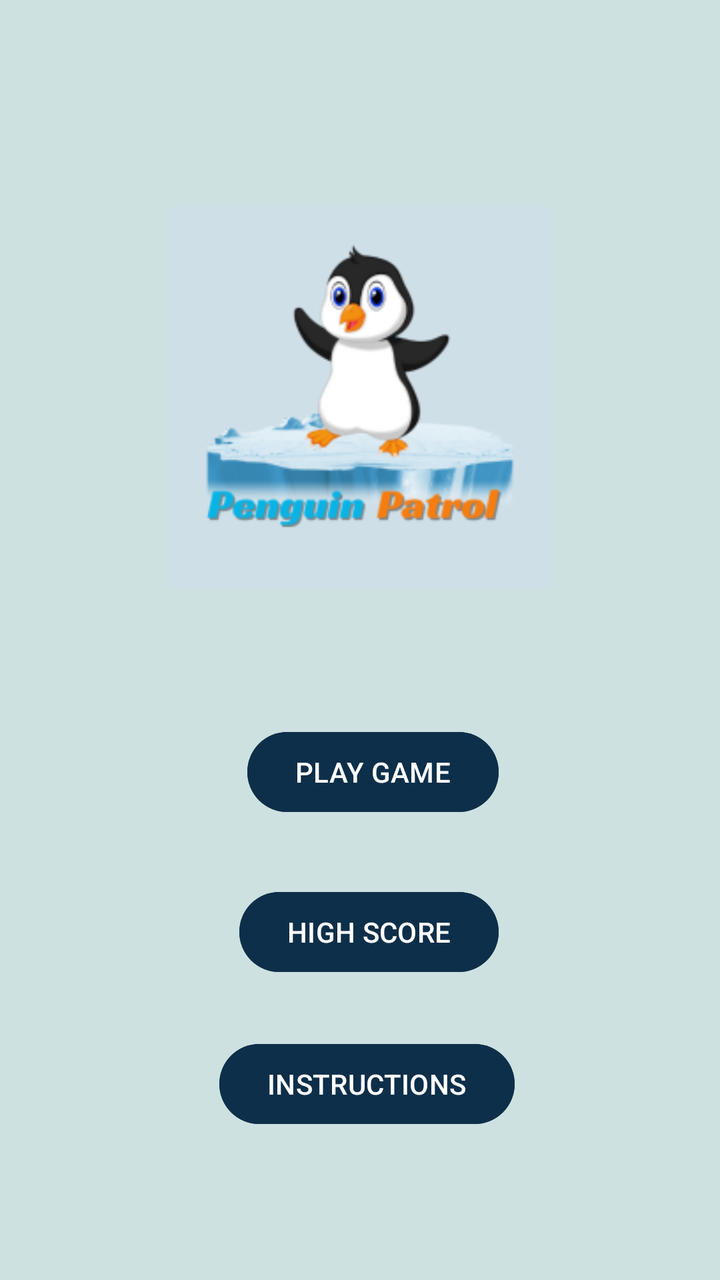
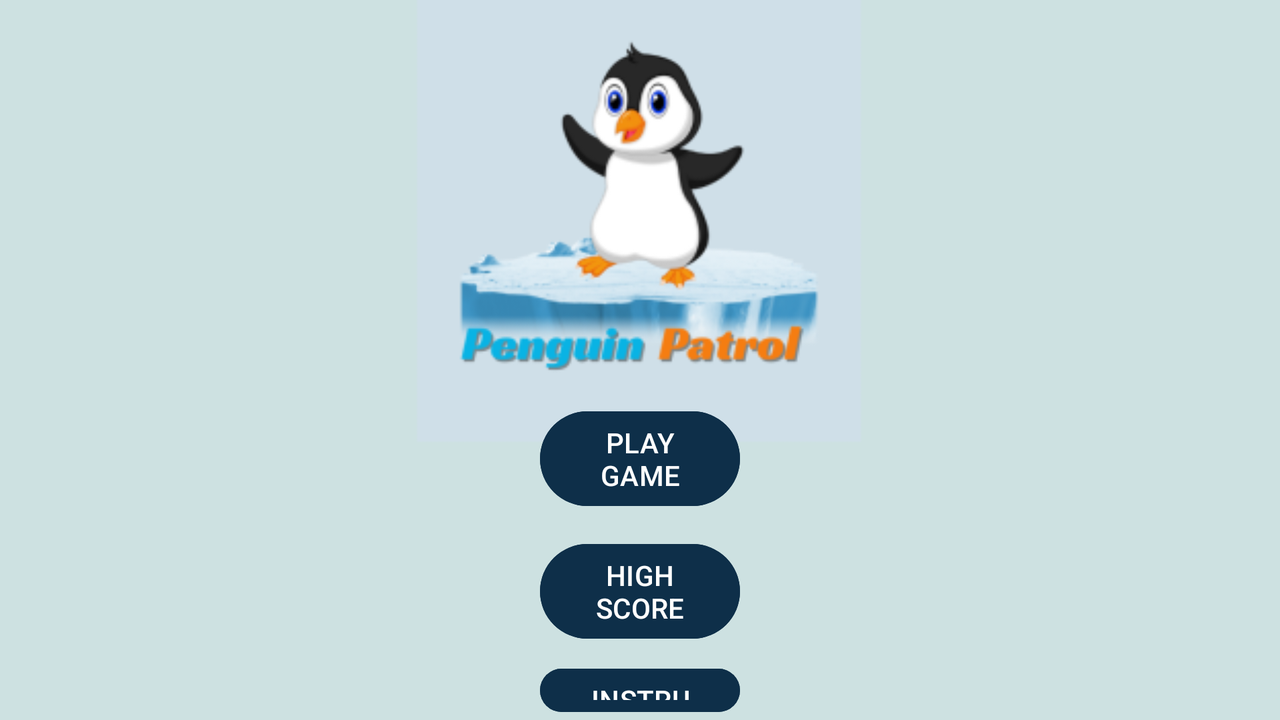

First picture: res/layout/ on a phone held upright. Second picture: the repository's own variant of that layout, on a device whose configuration matches the variant's folder. Source for both follows.
<!-- AndroidManifest.xml: application theme Theme.PenguinPatrol -->
<!-- res/layout/activity_home_page.xml -->
<?xml version="1.0" encoding="utf-8"?>
<androidx.constraintlayout.widget.ConstraintLayout xmlns:android="http://schemas.android.com/apk/res/android"
    xmlns:app="http://schemas.android.com/apk/res-auto"
    xmlns:tools="http://schemas.android.com/tools"
    android:id="@+id/relativeLayout"
    android:layout_width="match_parent"
    android:layout_height="match_parent"
    android:background="@color/homePage"
    tools:context=".MainActivity"
    tools:ignore="ExtraText">

    <ImageView
        android:id="@+id/titleImage"
        android:layout_width="418dp"
        android:layout_height="286dp"
        android:layout_marginStart="45dp"
        android:layout_marginTop="56dp"
        android:layout_marginEnd="46dp"
        android:src="@mipmap/penguinlogo_foreground"
        app:layout_constraintEnd_toEndOf="parent"
        app:layout_constraintHorizontal_bias="0.5"
        app:layout_constraintStart_toStartOf="parent"
        app:layout_constraintTop_toTopOf="parent" />

    <Button
        android:id="@+id/startButton"
        android:layout_width="wrap_content"
        android:layout_height="wrap_content"
        android:layout_marginStart="150dp"
        android:layout_marginTop="20dp"
        android:layout_marginEnd="137dp"
        android:backgroundTint="@color/Btncolors"
        android:text="@string/Play"
        app:layout_constraintEnd_toEndOf="parent"
        app:layout_constraintHorizontal_bias="0.5"
        app:layout_constraintStart_toStartOf="parent"
        app:layout_constraintTop_toBottomOf="@id/titleImage" />

    <Button
        android:id="@+id/highScoreButton"
        android:layout_width="wrap_content"
        android:layout_height="wrap_content"
        android:layout_marginStart="145dp"
        android:layout_marginTop="32dp"
        android:layout_marginEnd="136dp"
        android:backgroundTint="@color/Btncolors"
        android:text="@string/highScore"
        app:layout_constraintEnd_toEndOf="parent"
        app:layout_constraintHorizontal_bias="0.5"
        app:layout_constraintStart_toStartOf="parent"
        app:layout_constraintTop_toBottomOf="@id/startButton" />

    <Button
        android:id="@+id/instructionsButton"
        android:layout_width="wrap_content"
        android:layout_height="wrap_content"
        android:layout_marginStart="135dp"
        android:layout_marginTop="28dp"
        android:layout_marginEnd="128dp"
        android:backgroundTint="@color/Btncolors"
        android:text="@string/Instruction"
        app:layout_constraintEnd_toEndOf="parent"
        app:layout_constraintHorizontal_bias="0.5"
        app:layout_constraintStart_toStartOf="parent"
        app:layout_constraintTop_toBottomOf="@+id/highScoreButton" />

</androidx.constraintlayout.widget.ConstraintLayout>
<!-- resources referenced by this layout -->
<resources>
  <color name="Btncolors">#0E2F49</color>
  <color name="homePage">#CDE1E1</color>
  <!-- mipmap penguinlogo_foreground: webp bitmap (mipmap-hdpi, 5736 bytes) -->
  <string name="Instruction">INSTRUCTIONS</string>
  <string name="Play">PLAY GAME</string>
  <string name="highScore">HIGH SCORE</string>
  <style name="Theme.PenguinPatrol" parent="Base.Theme.PenguinPatrol" />
  <style name="Base.Theme.PenguinPatrol" parent="Theme.Material3.DayNight.NoActionBar">
          
          
      </style>
</resources>
<!-- res/layout-land/activity_home_page.xml (the repository's variant of the layout above) -->
<!-- drawn on the phone turned sideways -->
<?xml version="1.0" encoding="utf-8"?>
<RelativeLayout xmlns:android="http://schemas.android.com/apk/res/android"
    xmlns:tools="http://schemas.android.com/tools"
    android:layout_width="match_parent"
    android:layout_height="match_parent"
    android:background="@color/homePage"
    tools:context=".MainActivity"
    tools:ignore="ExtraText">

    <ImageView
        android:id="@+id/titleImage"
        android:layout_width="640dp"
        android:layout_height="333dp"
        android:layout_alignParentStart="true"
        android:layout_alignParentTop="true"
        android:layout_alignParentEnd="true"
        android:layout_marginStart="45dp"
        android:layout_marginTop="-57dp"
        android:layout_marginEnd="46dp"
        android:src="@mipmap/penguinlogo_foreground" />

    <Button
        android:id="@+id/startButton"
        android:layout_width="wrap_content"
        android:layout_height="wrap_content"
        android:layout_below="@id/titleImage"
        android:layout_alignParentStart="true"
        android:layout_alignParentEnd="true"
        android:layout_marginStart="270dp"
        android:layout_marginTop="-75dp"
        android:layout_marginEnd="270dp"
        android:backgroundTint="@color/Btncolors"
        android:text="@string/Play" />

    <Button
        android:id="@+id/highScoreButton"
        android:layout_width="wrap_content"
        android:layout_height="wrap_content"
        android:layout_below="@id/startButton"
        android:layout_alignParentStart="true"
        android:layout_alignParentEnd="true"
        android:layout_marginStart="270dp"
        android:layout_marginTop="11dp"
        android:layout_marginEnd="270dp"
        android:backgroundTint="@color/Btncolors"
        android:text="@string/highScore" />

    <Button
        android:id="@+id/instructionsButton"
        android:layout_width="wrap_content"
        android:layout_height="wrap_content"
        android:layout_below="@+id/highScoreButton"
        android:layout_alignParentStart="true"
        android:layout_alignParentEnd="true"
        android:layout_marginStart="270dp"
        android:layout_marginTop="7dp"
        android:layout_marginEnd="270dp"
        android:backgroundTint="@color/Btncolors"
        android:text="@string/Instruction" />

</RelativeLayout>
